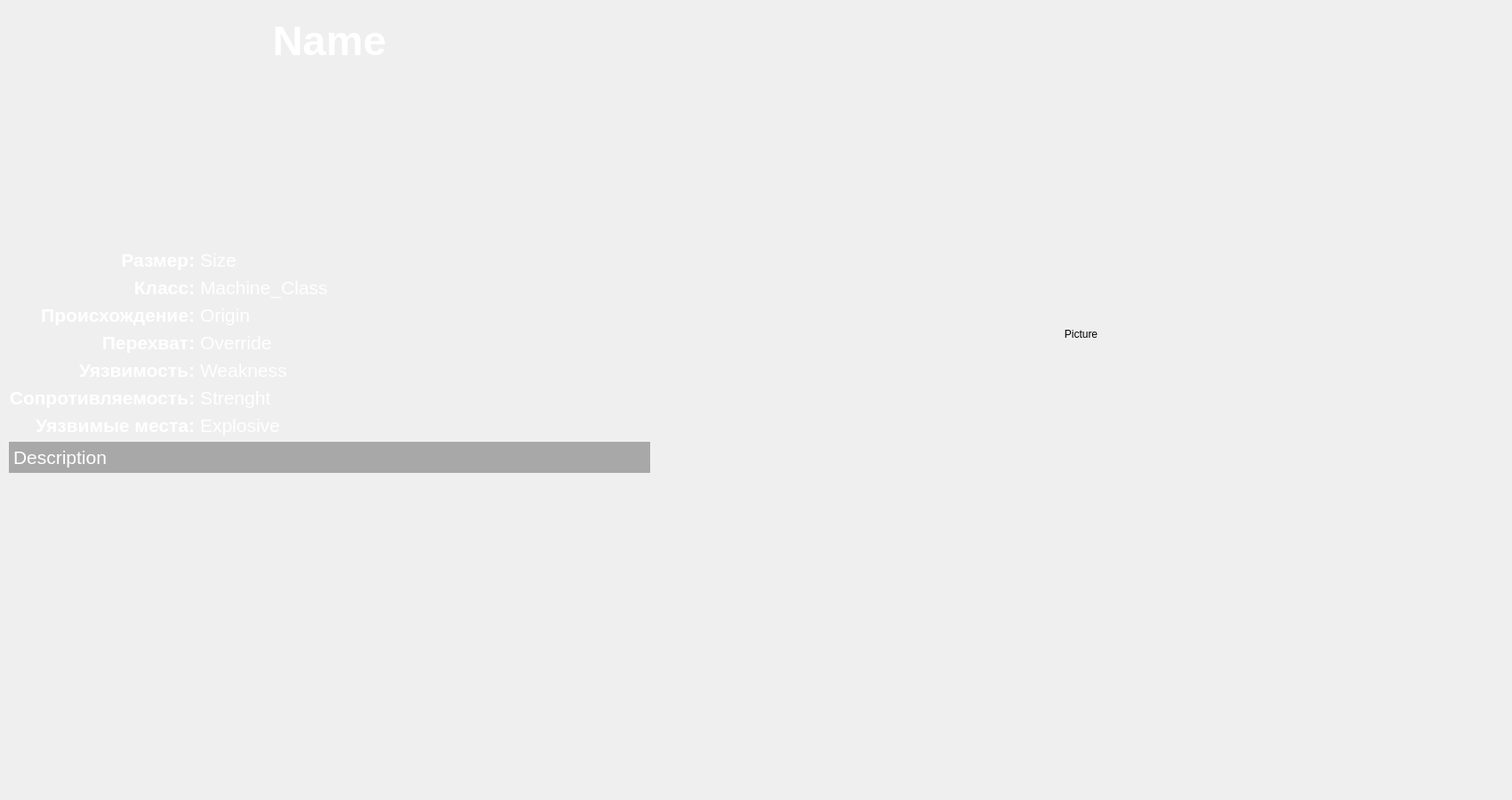
<?xml version="1.0" encoding="UTF-8"?>
<ui version="4.0">
 <class>MainWindow</class>
 <widget class="QMainWindow" name="MainWindow">
  <property name="geometry">
   <rect>
    <x>0</x>
    <y>0</y>
    <width>1700</width>
    <height>900</height>
   </rect>
  </property>
  <property name="minimumSize">
   <size>
    <width>0</width>
    <height>0</height>
   </size>
  </property>
  <property name="maximumSize">
   <size>
    <width>1700</width>
    <height>900</height>
   </size>
  </property>
  <property name="windowTitle">
   <string>MainWindow</string>
  </property>
  <widget class="QWidget" name="centralwidget">
   <widget class="QLabel" name="Picture">
    <property name="geometry">
     <rect>
      <x>740</x>
      <y>10</y>
      <width>951</width>
      <height>731</height>
     </rect>
    </property>
    <property name="text">
     <string>Picture</string>
    </property>
    <property name="alignment">
     <set>Qt::AlignCenter</set>
    </property>
   </widget>
   <widget class="QPushButton" name="Watcher">
    <property name="geometry">
     <rect>
      <x>440</x>
      <y>740</y>
      <width>64</width>
      <height>64</height>
     </rect>
    </property>
    <property name="sizePolicy">
     <sizepolicy hsizetype="Minimum" vsizetype="Expanding">
      <horstretch>0</horstretch>
      <verstretch>0</verstretch>
     </sizepolicy>
    </property>
    <property name="autoFillBackground">
     <bool>false</bool>
    </property>
    <property name="styleSheet">
     <string notr="true"> QPushButton {
	background: url(:/pics/Watcher-Icon.png);
     border: 0px;
     background-color: transparent;
 }
QPushButton:hover {
	background: url(:/pics/Watcher-Icon.png);
	border: 2px;
     border-style:solid;
	border-color:transparent;
}









</string>
    </property>
    <property name="text">
     <string/>
    </property>
    <property name="iconSize">
     <size>
      <width>30</width>
      <height>30</height>
     </size>
    </property>
    <property name="checkable">
     <bool>false</bool>
    </property>
    <property name="checked">
     <bool>false</bool>
    </property>
    <property name="autoRepeat">
     <bool>false</bool>
    </property>
    <property name="autoExclusive">
     <bool>false</bool>
    </property>
    <property name="flat">
     <bool>false</bool>
    </property>
   </widget>
   <widget class="QPushButton" name="Striber">
    <property name="geometry">
     <rect>
      <x>510</x>
      <y>740</y>
      <width>64</width>
      <height>64</height>
     </rect>
    </property>
    <property name="sizePolicy">
     <sizepolicy hsizetype="Minimum" vsizetype="Expanding">
      <horstretch>0</horstretch>
      <verstretch>0</verstretch>
     </sizepolicy>
    </property>
    <property name="styleSheet">
     <string notr="true">QPushButton{
background: url(:/pics/Strider-Icon.png);
     border: 0px;
     background-color: transparent;
}
QPushButton:hover {
	background: url(:/pics/Strider-Icon.png);
	border: 2px;
     border-style:solid;
	border-color:transparent;
}</string>
    </property>
    <property name="text">
     <string/>
    </property>
    <property name="iconSize">
     <size>
      <width>30</width>
      <height>30</height>
     </size>
    </property>
    <property name="checkable">
     <bool>false</bool>
    </property>
   </widget>
   <widget class="QPushButton" name="Broadhead">
    <property name="geometry">
     <rect>
      <x>580</x>
      <y>740</y>
      <width>64</width>
      <height>64</height>
     </rect>
    </property>
    <property name="sizePolicy">
     <sizepolicy hsizetype="Minimum" vsizetype="Expanding">
      <horstretch>0</horstretch>
      <verstretch>0</verstretch>
     </sizepolicy>
    </property>
    <property name="styleSheet">
     <string notr="true">
QPushButton{
background: url(:/pics/Broadhead-Icon.png);
     border: 0px;
     background-color: transparent;
}
QPushButton:hover {
	background: url(:/pics/Broadhead-Icon.png);
	border: 2px;
     border-style:solid;
	border-color:transparent;
}</string>
    </property>
    <property name="text">
     <string/>
    </property>
    <property name="iconSize">
     <size>
      <width>30</width>
      <height>30</height>
     </size>
    </property>
    <property name="checkable">
     <bool>false</bool>
    </property>
   </widget>
   <widget class="QPushButton" name="BellowbackFire">
    <property name="geometry">
     <rect>
      <x>1140</x>
      <y>740</y>
      <width>64</width>
      <height>64</height>
     </rect>
    </property>
    <property name="sizePolicy">
     <sizepolicy hsizetype="Minimum" vsizetype="Expanding">
      <horstretch>0</horstretch>
      <verstretch>0</verstretch>
     </sizepolicy>
    </property>
    <property name="styleSheet">
     <string notr="true">
QPushButton{
background: url(:/pics/Bellowback-Icon.png);
     border: 0px;
     background-color: transparent;
}
QPushButton:hover {
	background: url(:/pics/Bellowback-Icon.png);
	border: 2px;
     border-style:solid;
	border-color:transparent;
}</string>
    </property>
    <property name="text">
     <string/>
    </property>
    <property name="iconSize">
     <size>
      <width>30</width>
      <height>30</height>
     </size>
    </property>
    <property name="checkable">
     <bool>false</bool>
    </property>
   </widget>
   <widget class="QPushButton" name="Tallneck">
    <property name="geometry">
     <rect>
      <x>650</x>
      <y>740</y>
      <width>64</width>
      <height>64</height>
     </rect>
    </property>
    <property name="sizePolicy">
     <sizepolicy hsizetype="Minimum" vsizetype="Expanding">
      <horstretch>0</horstretch>
      <verstretch>0</verstretch>
     </sizepolicy>
    </property>
    <property name="styleSheet">
     <string notr="true">
QPushButton{
background: url(:/pics/Tallneck-Icon.png);
     border: 0px;
     background-color: transparent;
}
QPushButton:hover {
	background: url(:/pics/Tallneck-Icon.png);
	border: 2px;
     border-style:solid;
	border-color:transparent;
}</string>
    </property>
    <property name="text">
     <string/>
    </property>
    <property name="iconSize">
     <size>
      <width>30</width>
      <height>30</height>
     </size>
    </property>
    <property name="checkable">
     <bool>false</bool>
    </property>
   </widget>
   <widget class="QPushButton" name="Grazer">
    <property name="geometry">
     <rect>
      <x>860</x>
      <y>740</y>
      <width>64</width>
      <height>64</height>
     </rect>
    </property>
    <property name="sizePolicy">
     <sizepolicy hsizetype="Minimum" vsizetype="Expanding">
      <horstretch>0</horstretch>
      <verstretch>0</verstretch>
     </sizepolicy>
    </property>
    <property name="styleSheet">
     <string notr="true">
QPushButton{
background: url(:/pics/Grazer-Icon.png);
     border: 0px;
     background-color: transparent;
}
QPushButton:hover {
	background: url(:/pics/Grazer-Icon.png);
	border: 2px;
     border-style:solid;
	border-color:transparent;
}</string>
    </property>
    <property name="text">
     <string/>
    </property>
    <property name="iconSize">
     <size>
      <width>30</width>
      <height>30</height>
     </size>
    </property>
    <property name="checkable">
     <bool>false</bool>
    </property>
   </widget>
   <widget class="QPushButton" name="Charger">
    <property name="geometry">
     <rect>
      <x>720</x>
      <y>740</y>
      <width>64</width>
      <height>64</height>
     </rect>
    </property>
    <property name="sizePolicy">
     <sizepolicy hsizetype="Minimum" vsizetype="Expanding">
      <horstretch>0</horstretch>
      <verstretch>0</verstretch>
     </sizepolicy>
    </property>
    <property name="styleSheet">
     <string notr="true">
QPushButton{
background: url(:/pics/Charger-Icon.png);
     border: 0px;
     background-color: transparent;
}
QPushButton:hover {
	background: url(:/pics/Charger-Icon.png);
	border: 2px;
     border-style:solid;
	border-color:transparent;
}</string>
    </property>
    <property name="text">
     <string/>
    </property>
    <property name="iconSize">
     <size>
      <width>30</width>
      <height>30</height>
     </size>
    </property>
    <property name="checkable">
     <bool>false</bool>
    </property>
   </widget>
   <widget class="QPushButton" name="Sawtooth">
    <property name="geometry">
     <rect>
      <x>930</x>
      <y>740</y>
      <width>64</width>
      <height>64</height>
     </rect>
    </property>
    <property name="sizePolicy">
     <sizepolicy hsizetype="Minimum" vsizetype="Expanding">
      <horstretch>0</horstretch>
      <verstretch>0</verstretch>
     </sizepolicy>
    </property>
    <property name="styleSheet">
     <string notr="true">
QPushButton{
background: url(:/pics/Sawtooth-Icon.png);
     border: 0px;
     background-color: transparent;
}
QPushButton:hover {
	background: url(:/pics/Sawtooth-Icon.png);
	border: 2px;
     border-style:solid;
	border-color:transparent;
}</string>
    </property>
    <property name="text">
     <string/>
    </property>
    <property name="iconSize">
     <size>
      <width>30</width>
      <height>30</height>
     </size>
    </property>
    <property name="checkable">
     <bool>false</bool>
    </property>
   </widget>
   <widget class="QPushButton" name="Scrapper">
    <property name="geometry">
     <rect>
      <x>790</x>
      <y>740</y>
      <width>64</width>
      <height>64</height>
     </rect>
    </property>
    <property name="sizePolicy">
     <sizepolicy hsizetype="Minimum" vsizetype="Expanding">
      <horstretch>0</horstretch>
      <verstretch>0</verstretch>
     </sizepolicy>
    </property>
    <property name="styleSheet">
     <string notr="true">
QPushButton{
background: url(:/pics/Scrapper-Icon.png);
     border: 0px;
     background-color: transparent;
}
QPushButton:hover {
	background: url(:/pics/Scrapper-Icon.png);
	border: 2px;
     border-style:solid;
	border-color:transparent;
}</string>
    </property>
    <property name="text">
     <string/>
    </property>
    <property name="iconSize">
     <size>
      <width>30</width>
      <height>30</height>
     </size>
    </property>
    <property name="checkable">
     <bool>false</bool>
    </property>
   </widget>
   <widget class="QPushButton" name="Lancehorn">
    <property name="geometry">
     <rect>
      <x>1000</x>
      <y>740</y>
      <width>64</width>
      <height>64</height>
     </rect>
    </property>
    <property name="sizePolicy">
     <sizepolicy hsizetype="Minimum" vsizetype="Expanding">
      <horstretch>0</horstretch>
      <verstretch>0</verstretch>
     </sizepolicy>
    </property>
    <property name="styleSheet">
     <string notr="true">
QPushButton{
background: url(:/pics/Lancehorn-Icon.png);
     border: 0px;
     background-color: transparent;
}
QPushButton:hover {
	background: url(:/pics/Lancehorn-Icon.png);
	border: 2px;
     border-style:solid;
	border-color:transparent;
}</string>
    </property>
    <property name="text">
     <string/>
    </property>
    <property name="iconSize">
     <size>
      <width>30</width>
      <height>30</height>
     </size>
    </property>
    <property name="checkable">
     <bool>false</bool>
    </property>
   </widget>
   <widget class="QPushButton" name="Trampler">
    <property name="geometry">
     <rect>
      <x>620</x>
      <y>810</y>
      <width>64</width>
      <height>64</height>
     </rect>
    </property>
    <property name="sizePolicy">
     <sizepolicy hsizetype="Minimum" vsizetype="Expanding">
      <horstretch>0</horstretch>
      <verstretch>0</verstretch>
     </sizepolicy>
    </property>
    <property name="styleSheet">
     <string notr="true">
QPushButton{
background: url(:/pics/Trampler-Icon.png);
     border: 0px;
     background-color: transparent;
}
QPushButton:hover {
	background: url(:/pics/Trampler-Icon.png);
	border: 2px;
     border-style:solid;
	border-color:transparent;
}</string>
    </property>
    <property name="text">
     <string/>
    </property>
    <property name="iconSize">
     <size>
      <width>30</width>
      <height>30</height>
     </size>
    </property>
    <property name="checkable">
     <bool>false</bool>
    </property>
   </widget>
   <widget class="QPushButton" name="Thunderjaw">
    <property name="geometry">
     <rect>
      <x>950</x>
      <y>810</y>
      <width>64</width>
      <height>64</height>
     </rect>
    </property>
    <property name="sizePolicy">
     <sizepolicy hsizetype="Minimum" vsizetype="Expanding">
      <horstretch>0</horstretch>
      <verstretch>0</verstretch>
     </sizepolicy>
    </property>
    <property name="styleSheet">
     <string notr="true">
QPushButton{
background: url(:/pics/Thunderjaw-Icon.png);
     border: 0px;
     background-color: transparent;
}
QPushButton:hover {
	background: url(:/pics/Thunderjaw-Icon.png);
	border: 2px;
     border-style:solid;
	border-color:transparent;
}</string>
    </property>
    <property name="text">
     <string/>
    </property>
    <property name="iconSize">
     <size>
      <width>30</width>
      <height>30</height>
     </size>
    </property>
    <property name="checkable">
     <bool>false</bool>
    </property>
   </widget>
   <widget class="QPushButton" name="ShellWalker">
    <property name="geometry">
     <rect>
      <x>890</x>
      <y>810</y>
      <width>64</width>
      <height>64</height>
     </rect>
    </property>
    <property name="sizePolicy">
     <sizepolicy hsizetype="Minimum" vsizetype="Expanding">
      <horstretch>0</horstretch>
      <verstretch>0</verstretch>
     </sizepolicy>
    </property>
    <property name="styleSheet">
     <string notr="true">
QPushButton{
background: url(:/pics/ShellWalker-Icon.png);
     border: 0px;
     background-color: transparent;
}
QPushButton:hover {
	background: url(:/pics/ShellWalker-Icon.png);
	border: 2px;
     border-style:solid;
	border-color:transparent;
}</string>
    </property>
    <property name="text">
     <string/>
    </property>
    <property name="iconSize">
     <size>
      <width>30</width>
      <height>30</height>
     </size>
    </property>
    <property name="checkable">
     <bool>false</bool>
    </property>
   </widget>
   <widget class="QPushButton" name="Glinthawk">
    <property name="geometry">
     <rect>
      <x>480</x>
      <y>810</y>
      <width>64</width>
      <height>64</height>
     </rect>
    </property>
    <property name="sizePolicy">
     <sizepolicy hsizetype="Minimum" vsizetype="Expanding">
      <horstretch>0</horstretch>
      <verstretch>0</verstretch>
     </sizepolicy>
    </property>
    <property name="styleSheet">
     <string notr="true">
QPushButton{
background: url(:/pics/Glinthawk-Icon.png);
     border: 0px;
     background-color: transparent;
}
QPushButton:hover {
	background: url(:/pics/Glinthawk-Icon.png);
	border: 2px;
     border-style:solid;
	border-color:transparent;
}</string>
    </property>
    <property name="text">
     <string/>
    </property>
    <property name="iconSize">
     <size>
      <width>30</width>
      <height>30</height>
     </size>
    </property>
    <property name="checkable">
     <bool>false</bool>
    </property>
   </widget>
   <widget class="QPushButton" name="Longleg">
    <property name="geometry">
     <rect>
      <x>690</x>
      <y>810</y>
      <width>64</width>
      <height>64</height>
     </rect>
    </property>
    <property name="sizePolicy">
     <sizepolicy hsizetype="Minimum" vsizetype="Expanding">
      <horstretch>0</horstretch>
      <verstretch>0</verstretch>
     </sizepolicy>
    </property>
    <property name="styleSheet">
     <string notr="true">
QPushButton{
background: url(:/pics/Longleg-Icon.png);
     border: 0px;
     background-color: transparent;
}
QPushButton:hover {
	background: url(:/pics/Longleg-Icon.png);
	border: 2px;
     border-style:solid;
	border-color:transparent;
}</string>
    </property>
    <property name="text">
     <string/>
    </property>
    <property name="iconSize">
     <size>
      <width>30</width>
      <height>30</height>
     </size>
    </property>
    <property name="checkable">
     <bool>false</bool>
    </property>
   </widget>
   <widget class="QPushButton" name="Stormbird">
    <property name="geometry">
     <rect>
      <x>1090</x>
      <y>810</y>
      <width>64</width>
      <height>64</height>
     </rect>
    </property>
    <property name="sizePolicy">
     <sizepolicy hsizetype="Minimum" vsizetype="Expanding">
      <horstretch>0</horstretch>
      <verstretch>0</verstretch>
     </sizepolicy>
    </property>
    <property name="styleSheet">
     <string notr="true">
QPushButton{
background: url(:/pics/Stormbird-Icon.png);
     border: 0px;
     background-color: transparent;
}
QPushButton:hover {
	background: url(:/pics/Stormbird-Icon.png);
	border: 2px;
     border-style:solid;
	border-color:transparent;
}</string>
    </property>
    <property name="text">
     <string/>
    </property>
    <property name="iconSize">
     <size>
      <width>30</width>
      <height>30</height>
     </size>
    </property>
    <property name="checkable">
     <bool>false</bool>
    </property>
   </widget>
   <widget class="QPushButton" name="Rockbreaker">
    <property name="geometry">
     <rect>
      <x>1020</x>
      <y>810</y>
      <width>64</width>
      <height>64</height>
     </rect>
    </property>
    <property name="sizePolicy">
     <sizepolicy hsizetype="Minimum" vsizetype="Expanding">
      <horstretch>0</horstretch>
      <verstretch>0</verstretch>
     </sizepolicy>
    </property>
    <property name="styleSheet">
     <string notr="true">
QPushButton{
background: url(:/pics/Rockbreaker-Icon.png);
     border: 0px;
     background-color: transparent;
}
QPushButton:hover {
	background: url(:/pics/Rockbreaker-Icon.png);
	border: 2px;
     border-style:solid;
	border-color:transparent;
}</string>
    </property>
    <property name="text">
     <string/>
    </property>
    <property name="iconSize">
     <size>
      <width>30</width>
      <height>30</height>
     </size>
    </property>
    <property name="checkable">
     <bool>false</bool>
    </property>
   </widget>
   <widget class="QPushButton" name="Stalker">
    <property name="geometry">
     <rect>
      <x>550</x>
      <y>810</y>
      <width>64</width>
      <height>64</height>
     </rect>
    </property>
    <property name="sizePolicy">
     <sizepolicy hsizetype="Minimum" vsizetype="Expanding">
      <horstretch>0</horstretch>
      <verstretch>0</verstretch>
     </sizepolicy>
    </property>
    <property name="styleSheet">
     <string notr="true">
QPushButton{
background: url(:/pics/Stalker-Icon.png);
     border: 0px;
     background-color: transparent;
}
QPushButton:hover {
	background: url(:/pics/Stalker-Icon.png);
	border: 2px;
     border-style:solid;
	border-color:transparent;
}</string>
    </property>
    <property name="text">
     <string/>
    </property>
    <property name="iconSize">
     <size>
      <width>30</width>
      <height>30</height>
     </size>
    </property>
    <property name="checkable">
     <bool>false</bool>
    </property>
   </widget>
   <widget class="QPushButton" name="Ravager">
    <property name="geometry">
     <rect>
      <x>750</x>
      <y>810</y>
      <width>64</width>
      <height>64</height>
     </rect>
    </property>
    <property name="sizePolicy">
     <sizepolicy hsizetype="Minimum" vsizetype="Expanding">
      <horstretch>0</horstretch>
      <verstretch>0</verstretch>
     </sizepolicy>
    </property>
    <property name="styleSheet">
     <string notr="true">

QPushButton{
background: url(:/pics/Ravager-Icon.png);
     border: 0px;
     background-color: transparent;
}
QPushButton:hover {
	background: url(:/pics/Ravager-Icon.png);
	border: 2px;
     border-style:solid;
	border-color:transparent;
}</string>
    </property>
    <property name="text">
     <string/>
    </property>
    <property name="iconSize">
     <size>
      <width>30</width>
      <height>30</height>
     </size>
    </property>
    <property name="checkable">
     <bool>false</bool>
    </property>
   </widget>
   <widget class="QPushButton" name="Snapmaw">
    <property name="geometry">
     <rect>
      <x>820</x>
      <y>810</y>
      <width>64</width>
      <height>64</height>
     </rect>
    </property>
    <property name="sizePolicy">
     <sizepolicy hsizetype="Minimum" vsizetype="Expanding">
      <horstretch>0</horstretch>
      <verstretch>0</verstretch>
     </sizepolicy>
    </property>
    <property name="styleSheet">
     <string notr="true">QPushButton{
background: url(:/pics/Snapmaw-Icon.png);
     border: 0px;
     background-color: transparent;
}
QPushButton:hover {
	background: url(:/pics/Snapmaw-Icon.png);
	border: 2px;
     border-style:solid;
	border-color:transparent;
}</string>
    </property>
    <property name="text">
     <string/>
    </property>
    <property name="iconSize">
     <size>
      <width>30</width>
      <height>30</height>
     </size>
    </property>
    <property name="checkable">
     <bool>false</bool>
    </property>
   </widget>
   <widget class="QPushButton" name="BellowbackFreeze">
    <property name="geometry">
     <rect>
      <x>1070</x>
      <y>740</y>
      <width>64</width>
      <height>64</height>
     </rect>
    </property>
    <property name="sizePolicy">
     <sizepolicy hsizetype="Minimum" vsizetype="Expanding">
      <horstretch>0</horstretch>
      <verstretch>0</verstretch>
     </sizepolicy>
    </property>
    <property name="styleSheet">
     <string notr="true">
QPushButton{
background: url(:/pics/Bellowback-Icon.png);
     border: 0px;
     background-color: transparent;
}
QPushButton:hover {
	background: url(:/pics/Bellowback-Icon.png);
	border: 2px;
     border-style:solid;
	border-color:transparent;
}</string>
    </property>
    <property name="text">
     <string/>
    </property>
    <property name="iconSize">
     <size>
      <width>30</width>
      <height>30</height>
     </size>
    </property>
    <property name="checkable">
     <bool>false</bool>
    </property>
   </widget>
   <widget class="QPushButton" name="Corruptor">
    <property name="geometry">
     <rect>
      <x>1160</x>
      <y>810</y>
      <width>64</width>
      <height>64</height>
     </rect>
    </property>
    <property name="sizePolicy">
     <sizepolicy hsizetype="Minimum" vsizetype="Expanding">
      <horstretch>0</horstretch>
      <verstretch>0</verstretch>
     </sizepolicy>
    </property>
    <property name="styleSheet">
     <string notr="true">
QPushButton{
background: url(:/pics/Corruptor-Icon.png);
     border: 0px;
     background-color: transparent;
}
QPushButton:hover {
	background: url(:/pics/Corruptor-Icon.png);
	border: 2px;
     border-style:solid;
	border-color:transparent;
}</string>
    </property>
    <property name="text">
     <string/>
    </property>
    <property name="iconSize">
     <size>
      <width>30</width>
      <height>30</height>
     </size>
    </property>
    <property name="checkable">
     <bool>false</bool>
    </property>
   </widget>
   <widget class="QPushButton" name="Deathbringer">
    <property name="geometry">
     <rect>
      <x>1210</x>
      <y>740</y>
      <width>64</width>
      <height>64</height>
     </rect>
    </property>
    <property name="sizePolicy">
     <sizepolicy hsizetype="Minimum" vsizetype="Expanding">
      <horstretch>0</horstretch>
      <verstretch>0</verstretch>
     </sizepolicy>
    </property>
    <property name="styleSheet">
     <string notr="true">
QPushButton{
background: url(:/pics/Deathbringer-Icon.png);
     border: 0px;
     background-color: transparent;
}
QPushButton:hover {
	background: url(:/pics/Deathbringer-Icon.png);
	border: 2px;
     border-style:solid;
	border-color:transparent;
}</string>
    </property>
    <property name="text">
     <string/>
    </property>
    <property name="iconSize">
     <size>
      <width>30</width>
      <height>30</height>
     </size>
    </property>
    <property name="checkable">
     <bool>false</bool>
    </property>
   </widget>
   <widget class="QLabel" name="Name">
    <property name="geometry">
     <rect>
      <x>10</x>
      <y>10</y>
      <width>721</width>
      <height>71</height>
     </rect>
    </property>
    <property name="font">
     <font>
      <family>Segoe UI</family>
      <pointsize>35</pointsize>
      <weight>75</weight>
      <bold>true</bold>
     </font>
    </property>
    <property name="styleSheet">
     <string notr="true">color: white;</string>
    </property>
    <property name="text">
     <string>Nаme</string>
    </property>
    <property name="alignment">
     <set>Qt::AlignCenter</set>
    </property>
   </widget>
   <widget class="QWidget" name="layoutWidget">
    <property name="geometry">
     <rect>
      <x>10</x>
      <y>80</y>
      <width>721</width>
      <height>651</height>
     </rect>
    </property>
    <property name="font">
     <font>
      <pointsize>16</pointsize>
     </font>
    </property>
    <layout class="QFormLayout" name="formLayout_2">
     <property name="labelAlignment">
      <set>Qt::AlignRight|Qt::AlignTrailing|Qt::AlignVCenter</set>
     </property>
     <property name="formAlignment">
      <set>Qt::AlignLeading|Qt::AlignLeft|Qt::AlignVCenter</set>
     </property>
     <item row="0" column="0">
      <widget class="QLabel" name="TitleSize">
       <property name="sizePolicy">
        <sizepolicy hsizetype="Preferred" vsizetype="Preferred">
         <horstretch>0</horstretch>
         <verstretch>0</verstretch>
        </sizepolicy>
       </property>
       <property name="font">
        <font>
         <family>Segoe UI</family>
         <pointsize>16</pointsize>
         <weight>75</weight>
         <bold>true</bold>
        </font>
       </property>
       <property name="styleSheet">
        <string notr="true">color: white;</string>
       </property>
       <property name="text">
        <string>Размер:</string>
       </property>
       <property name="alignment">
        <set>Qt::AlignRight|Qt::AlignTrailing|Qt::AlignVCenter</set>
       </property>
      </widget>
     </item>
     <item row="0" column="1">
      <widget class="QLabel" name="Size">
       <property name="sizePolicy">
        <sizepolicy hsizetype="Preferred" vsizetype="Preferred">
         <horstretch>0</horstretch>
         <verstretch>0</verstretch>
        </sizepolicy>
       </property>
       <property name="font">
        <font>
         <family>Segoe UI</family>
         <pointsize>16</pointsize>
        </font>
       </property>
       <property name="styleSheet">
        <string notr="true">color: white;</string>
       </property>
       <property name="text">
        <string>Size</string>
       </property>
       <property name="alignment">
        <set>Qt::AlignLeading|Qt::AlignLeft|Qt::AlignVCenter</set>
       </property>
       <property name="wordWrap">
        <bool>true</bool>
       </property>
      </widget>
     </item>
     <item row="1" column="0">
      <widget class="QLabel" name="TitleClass">
       <property name="font">
        <font>
         <family>Segoe UI</family>
         <pointsize>16</pointsize>
         <weight>75</weight>
         <bold>true</bold>
        </font>
       </property>
       <property name="styleSheet">
        <string notr="true">color: white;</string>
       </property>
       <property name="text">
        <string>Класс:</string>
       </property>
       <property name="alignment">
        <set>Qt::AlignRight|Qt::AlignTrailing|Qt::AlignVCenter</set>
       </property>
      </widget>
     </item>
     <item row="1" column="1">
      <widget class="QLabel" name="Machine_Class">
       <property name="font">
        <font>
         <family>Segoe UI</family>
         <pointsize>16</pointsize>
        </font>
       </property>
       <property name="styleSheet">
        <string notr="true">color: white;</string>
       </property>
       <property name="text">
        <string>Machine_Class</string>
       </property>
       <property name="alignment">
        <set>Qt::AlignJustify|Qt::AlignVCenter</set>
       </property>
       <property name="wordWrap">
        <bool>true</bool>
       </property>
      </widget>
     </item>
     <item row="2" column="0">
      <widget class="QLabel" name="TitleOrigin">
       <property name="font">
        <font>
         <family>Segoe UI</family>
         <pointsize>16</pointsize>
         <weight>75</weight>
         <bold>true</bold>
        </font>
       </property>
       <property name="styleSheet">
        <string notr="true">color: white;</string>
       </property>
       <property name="text">
        <string>Происхождение:</string>
       </property>
       <property name="alignment">
        <set>Qt::AlignRight|Qt::AlignTrailing|Qt::AlignVCenter</set>
       </property>
      </widget>
     </item>
     <item row="2" column="1">
      <widget class="QLabel" name="Origin">
       <property name="font">
        <font>
         <family>Segoe UI</family>
         <pointsize>16</pointsize>
        </font>
       </property>
       <property name="styleSheet">
        <string notr="true">color: white;</string>
       </property>
       <property name="text">
        <string>Origin</string>
       </property>
       <property name="alignment">
        <set>Qt::AlignLeading|Qt::AlignLeft|Qt::AlignVCenter</set>
       </property>
       <property name="wordWrap">
        <bool>true</bool>
       </property>
      </widget>
     </item>
     <item row="3" column="0">
      <widget class="QLabel" name="TitleOverride">
       <property name="font">
        <font>
         <family>Segoe UI</family>
         <pointsize>16</pointsize>
         <weight>75</weight>
         <bold>true</bold>
        </font>
       </property>
       <property name="styleSheet">
        <string notr="true">color: white;</string>
       </property>
       <property name="text">
        <string>Перехват:</string>
       </property>
       <property name="alignment">
        <set>Qt::AlignRight|Qt::AlignTrailing|Qt::AlignVCenter</set>
       </property>
      </widget>
     </item>
     <item row="3" column="1">
      <widget class="QLabel" name="Override">
       <property name="font">
        <font>
         <family>Segoe UI</family>
         <pointsize>16</pointsize>
        </font>
       </property>
       <property name="styleSheet">
        <string notr="true">color: white;</string>
       </property>
       <property name="text">
        <string>Override</string>
       </property>
       <property name="alignment">
        <set>Qt::AlignLeading|Qt::AlignLeft|Qt::AlignVCenter</set>
       </property>
       <property name="wordWrap">
        <bool>true</bool>
       </property>
      </widget>
     </item>
     <item row="4" column="0">
      <widget class="QLabel" name="TitleWeakness">
       <property name="font">
        <font>
         <family>Segoe UI</family>
         <pointsize>16</pointsize>
         <weight>75</weight>
         <bold>true</bold>
        </font>
       </property>
       <property name="styleSheet">
        <string notr="true">color: white;</string>
       </property>
       <property name="text">
        <string>Уязвимость:</string>
       </property>
       <property name="alignment">
        <set>Qt::AlignRight|Qt::AlignTrailing|Qt::AlignVCenter</set>
       </property>
      </widget>
     </item>
     <item row="4" column="1">
      <widget class="QLabel" name="Weakness">
       <property name="font">
        <font>
         <family>Segoe UI</family>
         <pointsize>16</pointsize>
        </font>
       </property>
       <property name="styleSheet">
        <string notr="true">color: white;</string>
       </property>
       <property name="text">
        <string>Weakness</string>
       </property>
       <property name="alignment">
        <set>Qt::AlignLeading|Qt::AlignLeft|Qt::AlignVCenter</set>
       </property>
       <property name="wordWrap">
        <bool>true</bool>
       </property>
      </widget>
     </item>
     <item row="5" column="0">
      <widget class="QLabel" name="TitleStrenght">
       <property name="font">
        <font>
         <family>Segoe UI</family>
         <pointsize>16</pointsize>
         <weight>75</weight>
         <bold>true</bold>
        </font>
       </property>
       <property name="styleSheet">
        <string notr="true">color: white;</string>
       </property>
       <property name="text">
        <string>Сопротивляемость:</string>
       </property>
       <property name="alignment">
        <set>Qt::AlignRight|Qt::AlignTrailing|Qt::AlignVCenter</set>
       </property>
      </widget>
     </item>
     <item row="5" column="1">
      <widget class="QLabel" name="Strenght">
       <property name="font">
        <font>
         <family>Segoe UI</family>
         <pointsize>16</pointsize>
        </font>
       </property>
       <property name="styleSheet">
        <string notr="true">color: white;</string>
       </property>
       <property name="text">
        <string>Strenght</string>
       </property>
       <property name="alignment">
        <set>Qt::AlignLeading|Qt::AlignLeft|Qt::AlignVCenter</set>
       </property>
       <property name="wordWrap">
        <bool>true</bool>
       </property>
      </widget>
     </item>
     <item row="6" column="0">
      <widget class="QLabel" name="TitleExplosive">
       <property name="font">
        <font>
         <family>Segoe UI</family>
         <pointsize>16</pointsize>
         <weight>75</weight>
         <bold>true</bold>
        </font>
       </property>
       <property name="styleSheet">
        <string notr="true">color: white;</string>
       </property>
       <property name="text">
        <string>Уязвимые места:</string>
       </property>
       <property name="alignment">
        <set>Qt::AlignRight|Qt::AlignTrailing|Qt::AlignVCenter</set>
       </property>
      </widget>
     </item>
     <item row="6" column="1">
      <widget class="QLabel" name="Explosive">
       <property name="font">
        <font>
         <family>Segoe UI</family>
         <pointsize>16</pointsize>
        </font>
       </property>
       <property name="styleSheet">
        <string notr="true">color: white;</string>
       </property>
       <property name="text">
        <string>Explosive</string>
       </property>
       <property name="alignment">
        <set>Qt::AlignLeading|Qt::AlignLeft|Qt::AlignVCenter</set>
       </property>
       <property name="wordWrap">
        <bool>true</bool>
       </property>
      </widget>
     </item>
     <item row="7" column="0" colspan="2">
      <widget class="QLabel" name="Description">
       <property name="sizePolicy">
        <sizepolicy hsizetype="Preferred" vsizetype="Maximum">
         <horstretch>0</horstretch>
         <verstretch>0</verstretch>
        </sizepolicy>
       </property>
       <property name="font">
        <font>
         <family>Segoe UI</family>
         <pointsize>16</pointsize>
        </font>
       </property>
       <property name="styleSheet">
        <string notr="true">color: white;
background-color: rgba(0, 0, 0, 0.3);
padding: 5;</string>
       </property>
       <property name="frameShadow">
        <enum>QFrame::Sunken</enum>
       </property>
       <property name="text">
        <string>Description</string>
       </property>
       <property name="scaledContents">
        <bool>false</bool>
       </property>
       <property name="alignment">
        <set>Qt::AlignJustify|Qt::AlignVCenter</set>
       </property>
       <property name="wordWrap">
        <bool>true</bool>
       </property>
      </widget>
     </item>
    </layout>
   </widget>
  </widget>
  <widget class="QMenuBar" name="menubar">
   <property name="geometry">
    <rect>
     <x>0</x>
     <y>0</y>
     <width>1700</width>
     <height>26</height>
    </rect>
   </property>
  </widget>
 </widget>
 <resources/>
 <connections/>
</ui>
